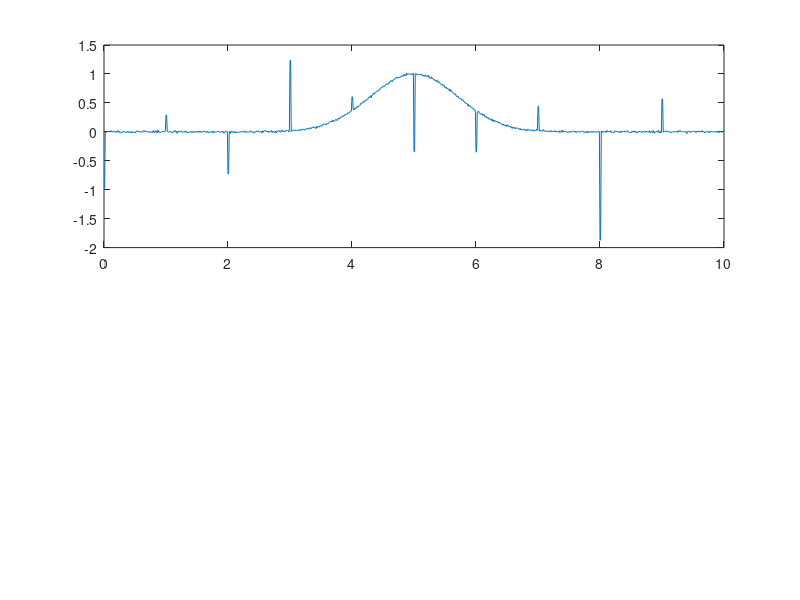

This figure's MATLAB source: (Note: this script raises an error after producing the figure.)
% Demonstration of the killspikes.m function, which must be in the path.
% function fy=killspikes(x,y,SlopeThreshold,width)
% Related functions: medianfilter.m
% Tom O'Haver 2016 toh@umd.edu
format compact
clf
% Create a smooth peak signal
x=0:.01:10;
y=exp(-(x-5).^2);
% Add spikes of 1,2 or 3 points
for n=1:100:length(x)-100,
    spike=randn(1);
    y(n)=y(n)+spike; % 1 point spikes
    y(n+1)=y(n+1)+spike; % 2 point spikes
    % y(n+2)=y(n+2)+spike; % 3 point spikes
end
y=y+.01.*randn(size(x)); % Add random white noise
% Plot the original spiky data
subplot(2,1,1);plot(x,y);

% Call the killspikes function with selected input arguments
SlopeThreshold=.1;
width=2;
fy=killspikes(x,y,SlopeThreshold,width);
% Compare to median filter
% fy=medianfilter(y,width);

% Plot results
subplot(2,1,2);plot(x,fy)
% figure(2)
% isignal(x,fy);
% figure(3)
% [Fit,Error]=peakfit([x;y]) % Fit the original spiky signal
% figure(4)
% [FitFiltered,ErrorFiltered]=peakfit([x;fy]) % Fit the treated signal